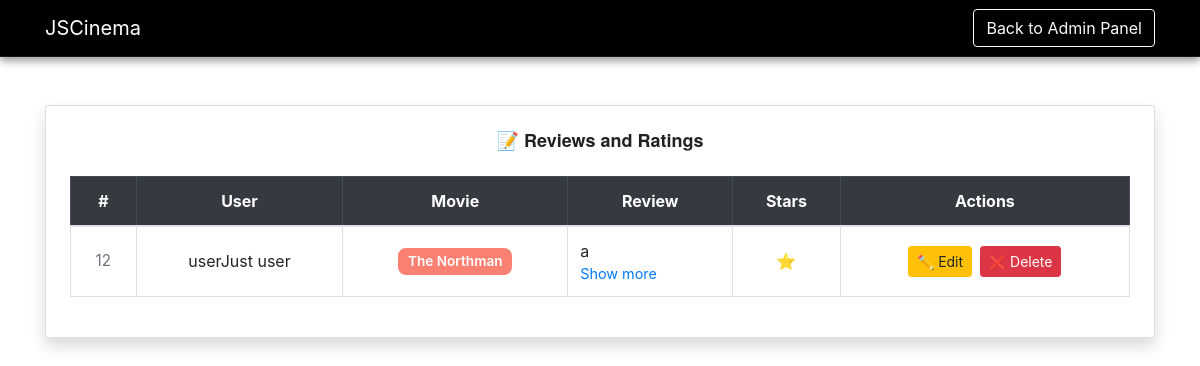
Page /reviews_and_ratings_admin.php (signed in) on the earlier database version.
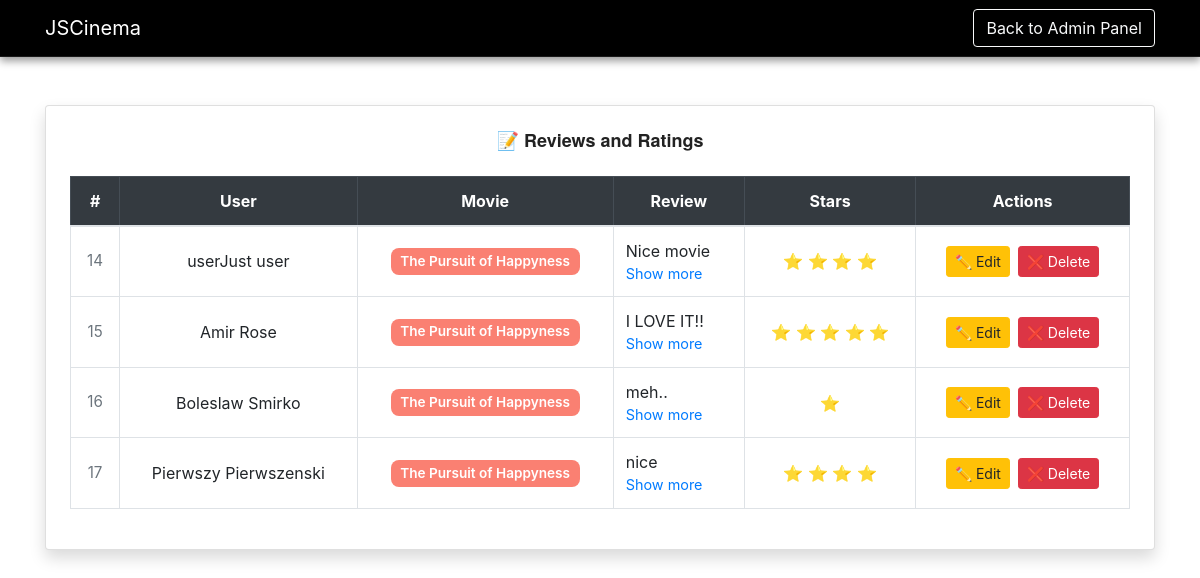
Same page on the later database version.
### tables this page shows
CREATE TABLE `reviews_ratings` (
  `id` int(11) NOT NULL,
  `user_id` int(11) NOT NULL,
  `movie_id` int(11) NOT NULL,
  `review` text DEFAULT NULL,
  `star` tinyint(4) DEFAULT NULL CHECK (`star` between 1 and 5),
  `created_at` timestamp NOT NULL DEFAULT current_timestamp()
);

CREATE TABLE `users` (
  `id` int(11) NOT NULL,
  `email` varchar(255) DEFAULT NULL,
  `imie` varchar(50) NOT NULL,
  `nazwisko` varchar(50) NOT NULL,
  `password` varchar(255) NOT NULL,
  `data_urodzenia` date NOT NULL,
  `profile_image` varchar(255) DEFAULT NULL,
  `Status` varchar(255) DEFAULT NULL,
  `created_at` timestamp NOT NULL DEFAULT current_timestamp()
);

CREATE TABLE `movies` (
  `id` int(11) NOT NULL,
  `name` varchar(255) NOT NULL,
  `description` text DEFAULT NULL,
  `stars` decimal(3,1) DEFAULT NULL CHECK (`stars` between 0 and 10),
  `author` varchar(255) DEFAULT NULL,
  `video` varchar(255) DEFAULT NULL,
  `movie_duration` int(11) DEFAULT NULL CHECK (`movie_duration` > 0),
  `plays` text DEFAULT NULL,
  `status` varchar(255) DEFAULT NULL,
  `coming_date` date DEFAULT NULL,
  `end_date` date DEFAULT NULL,
  `created_at` timestamp NOT NULL DEFAULT current_timestamp(),
  `updated_at` timestamp NOT NULL DEFAULT current_timestamp() ON UPDATE current_timestamp()
);

### reviews_and_ratings_admin.php (the view, shortened to what this page needs)
<?php
require 'db_connection.php';
$sql = "SELECT r.id, u.imie, u.nazwisko, m.name AS movie_name, r.review, r.star
        FROM reviews_ratings r
        JOIN users u ON r.user_id = u.id
        JOIN movies m ON r.movie_id = m.id";
$result = $conn->query($sql);
?>
<!DOCTYPE html>
<html lang="en">
<head>
    <link rel="stylesheet" href="https://maxcdn.bootstrapcdn.com/bootstrap/4.5.2/css/bootstrap.min.css">
    <link rel="stylesheet" href="style.css">
</head>
<body>
<nav class="navbar navbar-dark bg-dark">
    <div class="container">
        <a class="navbar-brand" href="index.php">JSCinema</a>
        <a href="profile.php" class="btn btn-outline-light">Back to Admin Panel</a>
    </div>
</nav>
<div class="container mt-5">
    <div class="card card-review-admin shadow p-4 rounded-4">
        <h3 class="text-center mb-4">📝 Reviews and Ratings</h3>
        <div class="table-responsive">
            <table class="table table-bordered table-hover table-review-admin text-center align-middle">
            <thead class="table-dark">
                <tr>
                    <th>#</th>
                    <th>User</th>
                    <th>Movie</th>
                    <th>Review</th>
                    <th>Stars</th>
                    <th>Actions</th>
                </tr>
                </thead>
                <tbody>
                <?php if ($result->num_rows > 0): ?>
                    <?php while ($row = $result->fetch_assoc()): ?>
                        <tr>
                            <td class="fw-bold text-muted"><?= $row['id'] ?></td>
                            <td><?= htmlspecialchars($row['imie'] . ' ' . $row['nazwisko']); ?></td>
                            <td><span class="badge badge-review-admin"><?= htmlspecialchars($row['movie_name']); ?></span></td>
                            <td class="text-start">
                                <div class="description-wrapper">
                                    <span class="short-text"><?= nl2br(htmlspecialchars(mb_strimwidth($row['review'], 0, 150, "..."))); ?></span>
                                    <a href="#" class="toggle-description text-primary" style="display:block; font-size: 0.9rem;">Show more</a>
                                </div>
                            </td>
                            <td>
                                <?php for ($i = 0; $i < $row['star']; $i++): ?>
                                    <span class="text-warning">⭐</span>
                                <?php endfor; ?>
                            </td>
                            <td>
                                <div class="d-flex justify-content-center">
                                    <a href="edit_review_admin.php?id=<?= $row['id'] ?>" class="btn btn-sm btn-warning mr-2">
                                        ✏️ Edit
                                    </a>
                                    <a href="delete_review_admin.php?id=<?= $row['id'] ?>" class="btn btn-sm btn-danger" onclick="return confirm('Are you sure you want to delete this review?');">
                                        ❌ Delete
                                    </a>
                                </div>
                            </td>
                        </tr>
                    <?php endwhile; ?>
                <?php else: ?>
                    <tr>
                        <td colspan="6" class="text-center text-muted">No reviews available</td>
                    </tr>
                <?php endif; ?>
                </tbody>
            </table>
        </div>
    </div>
</div>
</body>
</html>

Differences in the rows shown:
removed reviews_ratings: id "12", user.nazwisko "userJust user", movie.name "The Northman", review "a", star 1 (drawn)
added reviews_ratings: id "14", user.nazwisko "userJust user", movie.name "The Pursuit of Happyness", review "Nice movie", star 4 (drawn)
added reviews_ratings: id "15", user.nazwisko "Amir Rose", movie.name "The Pursuit of Happyness", review "I LOVE IT!!", star 5 (drawn)
added reviews_ratings: id "16", user.nazwisko "Boleslaw Smirko", movie.name "The Pursuit of Happyness", review "meh..", star 1 (drawn)
added reviews_ratings: id "17", user.nazwisko "Pierwszy Pierwszenski", movie.name "The Pursuit of Happyness", review "nice", star 4 (drawn)
